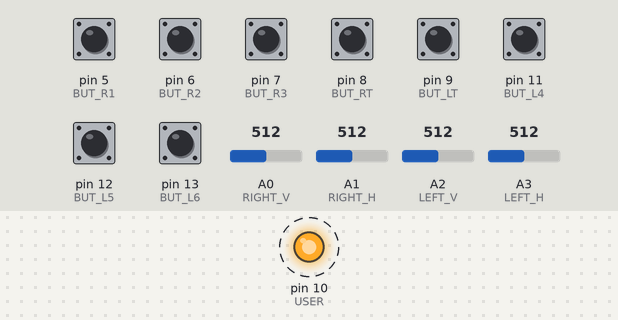
Bench run of a sketch on a simulated Arduino Uno, built with avr-gcc and run on an emulated ATmega328P. On the bench: output pins drawn as LEDs (lit = HIGH). Dashed ring = blinking. The inputs (shaded band) are chosen by the test bench; at power-on: pin 5 (BUT_R1), pin 6 (BUT_R2), pin 7 (BUT_R3), pin 8 (BUT_RT), pin 9 (BUT_LT), pin 11 (BUT_L4), pin 12 (BUT_L5), pin 13 (BUT_L6) HIGH, A0 (RIGHT_V) = 512, A1 (RIGHT_H) = 512, A2 (LEFT_V) = 512, A3 (LEFT_H) = 512. What the sketch prints to the serial monitor is not drawn.

Above: at 1.2 s.
1.3 s: A0 (RIGHT_V) set to 716
4.3 s: A1 (RIGHT_H) set to 716
7.3 s: A2 (LEFT_V) set to 716
10.3 s: A3 (LEFT_H) set to 716
13.3 s: pin 5 (BUT_R1) pulled LOW for 0.15 s
16.4 s: pin 6 (BUT_R2) pulled LOW for 0.15 s
Timing chart, 0 to 20.5 s (numbered marks = the images above; inputs shaded):
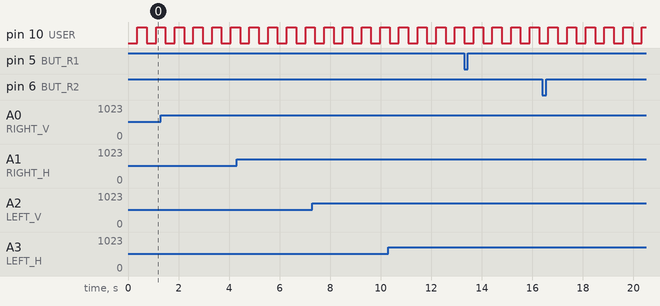

Measured:
- by itself, pin 10 (USER): alternates HIGH for 0.37 s and LOW for 0.37 s

The sketch:

Commander.pde
```cpp
// (licence header left out)
#define RIGHT_V   0
#define RIGHT_H   1
#define LEFT_V    2
#define LEFT_H    3

#define BUT_L6    13
#define BUT_L5    12
#define BUT_L4    11
#define BUT_LT    9

#define BUT_R3    7
#define BUT_R2    6
#define BUT_R1    5
#define BUT_RT    8

#define BUT_RIGHT 3
#define BUT_LEFT  2

#define USER      10

#define FRAME_LEN 33         // 30hz
unsigned long ltime;         // last time we sent data

int i;
void setup(){
    Serial.begin(38400);
    ltime = millis();
    pinMode(USER,OUTPUT);    // user LED

    // pullups for buttons
    digitalWrite(BUT_L6, HIGH);
    digitalWrite(BUT_L5, HIGH);
    digitalWrite(BUT_L4, HIGH);
    digitalWrite(BUT_LT, HIGH);
    digitalWrite(BUT_R3, HIGH);
    digitalWrite(BUT_R2, HIGH);
    digitalWrite(BUT_R1, HIGH);
    digitalWrite(BUT_RT, HIGH);

    digitalWrite(BUT_RIGHT, HIGH);
    digitalWrite(BUT_LEFT, HIGH);
    i = 0;
}

void loop(){
    int right_V = (1023-analogRead(RIGHT_V)-512)/5 + 128;
    int right_H = (analogRead(RIGHT_H)-512)/5 + 128;
    int left_V = (1023-analogRead(LEFT_V)-512)/5 + 128;
    int left_H = (analogRead(LEFT_H)-512)/5 + 128;

    //buttons =
    unsigned char buttons = 0;
    if(digitalRead(BUT_R1) == LOW) buttons += 1;
    if(digitalRead(BUT_R2) == LOW) buttons += 2;
    if(digitalRead(BUT_R3) == LOW) buttons += 4;
    if(digitalRead(BUT_L4) == LOW) buttons += 8;
    if(digitalRead(BUT_L5) == LOW) buttons += 16;
    if(digitalRead(BUT_L6) == LOW) buttons += 32;
    if(digitalRead(BUT_RT) == LOW) buttons += 64;
    if(digitalRead(BUT_LT) == LOW) buttons += 128;

    Serial.print(0xff,BYTE);
    Serial.print((unsigned char) right_V,BYTE);
    Serial.print((unsigned char) right_H,BYTE);
    Serial.print((unsigned char) left_V,BYTE);
    Serial.print((unsigned char) left_H,BYTE);
    Serial.print(buttons,BYTE);  // buttons
    Serial.print(0,BYTE);        // extra
    Serial.print((unsigned char)(255 - (right_V+right_H+left_V+left_H+buttons)%256),BYTE);

    if(i > 10){
      digitalWrite(10,HIGH-digitalRead(10));
      i=0;
    }
    i++;
    delay(FRAME_LEN);
}

/* Revisions
 *  V1.1 - Feb 19, 2010 - Replaced Walk/Look with Right/Left
 *         (since apparently, I used something called "southpaw")
 *  V1.0 - Feb 10, 2010 - Firmware Finalized
 */
```

Commander.cpp
```cpp
// (licence header left out)
#include <wiring.h>
#include <HardwareSerial.h>
#include "Commander.h"

/* Constructor */
Commander::Commander(){
    index = -1;
    status = 0;
    goalAzPos = 511;
    goalElPos = 600;

}
void Commander::begin(int baud){
    Serial.begin(38400);
}

/* SouthPaw Support */
void Commander::UseSouthPaw(){
    status |= 0x01;
}

/* process messages coming from Commander
 *  format = 0xFF RIGHT_H RIGHT_V LEFT_H LEFT_V BUTTONS EXT CHECKSUM */
int Commander::ReadMsgs(){
    while(Serial.available() > 0){
        if(index == -1){         // looking for new packet
            if(Serial.read() == 0xff){
                index = 0;
                checksum = 0;
            }
        }else if(index == 0){
            vals[index] = (unsigned char) Serial.read();
            if(vals[index] != 0xff){
                checksum += (int) vals[index];
                index++;
            }
        }else{
            vals[index] = (unsigned char) Serial.read();
            //if(index < 6) {
            //  checksum += (int) vals[index]; }
            index++;
            if(index == 11){ // packet complete
                //if(checksum%256 != 255){
                if(0){
                    // packet error!
                    index = -1;
                    return 0;
                }else{
                    if((status&0x01) > 0){     // SouthPaw
                        walkV = (signed char)( (int)vals[0]-128 );
                        walkH = (signed char)( (int)vals[1]-128 );
                        lookV = (signed char)( (int)vals[2]-128 );
                        lookH = (signed char)( (int)vals[3]-128 );
                    }else{
                        lookV = (signed char)( (int)vals[0]-128 );
                        lookH = (signed char)( (int)vals[1]-128 );
                        walkV = (signed char)( (int)vals[2]-128 );
                        walkH = (signed char)( (int)vals[3]-128 );
                    }
                    pan = (vals[0]<<8) + vals[1];
                    tilt = (vals[2]<<8) + vals[3];
                    buttons = vals[4];
                    ext = vals[5];
                    goalAzPos = (int)((vals[6] & 0xff) + ((vals[7] << 8) & 0xff00));
                    goalElPos = (int)((vals[8] & 0xff) + ((vals[9] << 8) & 0xff00));
                }
                index = -1;
                Serial.flush();
                return 1;
            }
        }
    }
    return 0;
}
```

Commander.h
```cpp
// (licence header left out)
#ifndef Commander_h
#define Commander_h

/* bitmasks for buttons array */
#define BUT_R1      0x01
#define BUT_R2      0x02
#define BUT_R3      0x04
#define BUT_L4      0x08
#define BUT_L5      0x10
#define BUT_L6      0x20
#define BUT_RT      0x40
#define BUT_LT      0x80

/* the Commander will send out a frame at about 30hz, this class helps decipher the output. */
class Commander
{
  public:
	Commander();
    void begin(int baud);
    void UseSouthPaw();     // enable southpaw configuration
    int ReadMsgs();         // must be called regularly to clean out Serial buffer

    // joystick values are -125 to 125
    signed char walkV;      // vertical stick movement = forward speed
    signed char walkH;      // horizontal stick movement = sideways or angular speed
    signed char lookV;      // vertical stick movement = tilt
    signed char lookH;      // horizontal stick movement = pan (when we run out of pan, turn body?)
    // 0-1023, use in extended mode
    int pan;
    int tilt;

    // buttons are 0 or 1 (PRESSED), and bitmapped
    unsigned char buttons;  //
    unsigned char ext;      // Extended function set

    int goalAzPos;    // Azimuth turret low byte position
    int goalElPos;    // Elevation turret low byte position

    // Hooks are used as callbacks for button presses -- NOT IMPLEMENT YET

  private:
    // internal variables used for reading messages
    unsigned char vals[11];  // temporary values, moved after we confirm checksum
    int index;              // -1 = waiting for new packet
    int checksum;
    unsigned char status;
};

#endif
```
